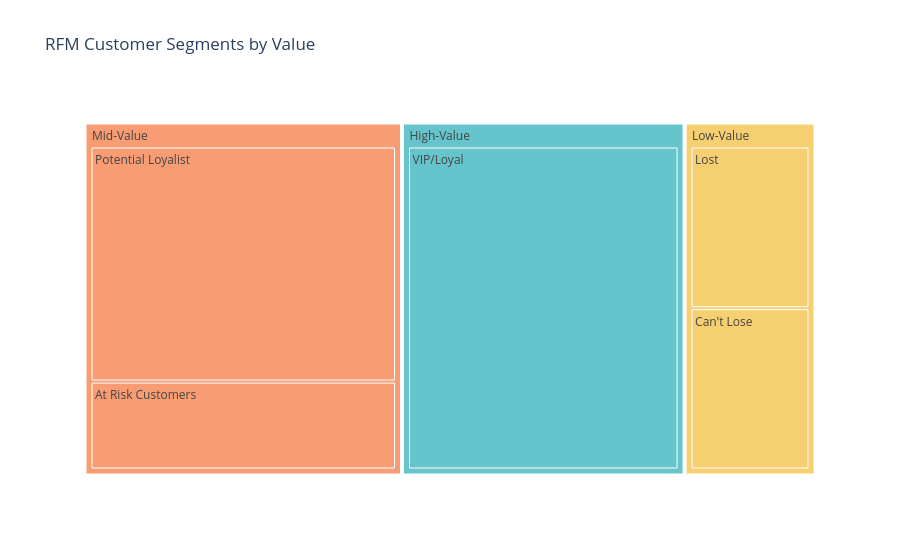

Here is the notebook cell this chart was saved with:
### Code cell
fig_treemap_segmet_product =px.treemap(segments_product_counts,
                                        path=['RFM_segment_Label','RFM_Customer_Segments'], 
                                        values='count',
                                        color='RFM_segment_Label',
                                        color_discrete_sequence=px.colors.qualitative.Pastel,
                                        title='RFM Customer Segments by Value')

fig_treemap_segmet_product.show()

### Figure 1 — Plotly figure (JSON) as saved in the notebook; plotly's stock layout.template omitted (floating-point values rounded to 4 significant figures)
{"data": [{"branchvalues": "total", "customdata": [["High-Value"], ["High-Value"], ["Low-Value"], ["Low-Value"], ["Low-Value"], ["Mid-Value"], ["Mid-Value"], ["Mid-Value"]], "domain": {"x": [0, 1], "y": [0, 1]}, "hovertemplate": "labels=%{label}<br>count=%{value}<br>parent=%{parent}<br>id=%{id}<br>RFM_segment_Label=%{customdata[0]}<extra></extra>", "ids": ["High-Value/VIP/Loyal", "High-Value", "Low-Value/Lost", "Low-Value/Can't Lose", "Low-Value", "Mid-Value/Potential Loyalist", "Mid-Value/At Risk Customers", "Mid-Value"], "labels": ["VIP/Loyal", "High-Value", "Lost", "Can't Lose", "Low-Value", "Potential Loyalist", "At Risk Customers", "Mid-Value"], "marker": {"colors": ["rgb(102, 197, 204)", "rgb(102, 197, 204)", "rgb(246, 207, 113)", "rgb(246, 207, 113)", "rgb(246, 207, 113)", "rgb(248, 156, 116)", "rgb(248, 156, 116)", "rgb(248, 156, 116)"]}, "name": "", "parents": ["High-Value", "", "Low-Value", "Low-Value", "", "Mid-Value", "Mid-Value", ""], "type": "treemap", "values": [1690.0, 1690.0, 392.0, 391.0, 783.0, 1382.0, 517.0, 1899.0]}], "layout": {"legend": {"tracegroupgap": 0}, "title": {"text": "RFM Customer Segments by Value"}, "treemapcolorway": ["rgb(102, 197, 204)", "rgb(246, 207, 113)", "rgb(248, 156, 116)", "rgb(220, 176, 242)", "rgb(135, 197, 95)", "rgb(158, 185, 243)", "rgb(254, 136, 177)", "rgb(201, 219, 116)", "rgb(139, 224, 164)", "rgb(180, 151, 231)", "rgb(179, 179, 179)"]}}
